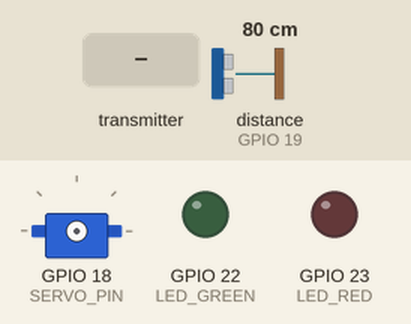
Simulated run of this sketch. Board: ESP32. Parts: servo, output pins drawn as LEDs (lit = HIGH). Wiring (from diagram.json): ultrasonic range finder: trigger GPIO 5; echo GPIO 19. The inputs (shaded band) are chosen by the test bench; at power-on: distance to the obstacle (sensor on GPIO 19) 80 cm. The echo pulse lasts 58.3 µs per cm; pins used as bus, display or sensor lines are not drawn; what the sketch prints to the serial monitor is not drawn.

Above: at 0.0 s.
At 1.7 s:
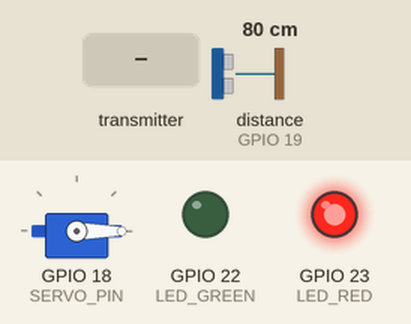
1.8 s: distance to the obstacle (sensor on GPIO 19) set to 2 cm
3.3 s: the transmitter starts sending unlock = 0
4.8 s: the transmitter starts sending unlock = 1
At 5.4 s:
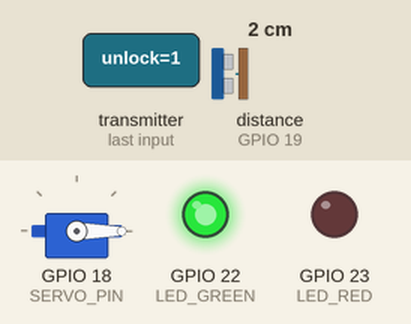
Timing chart, 0 to 16.9 s (numbered marks = the images above; inputs shaded):
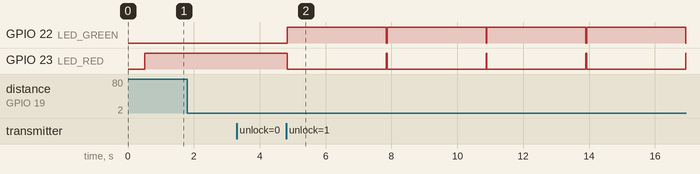

The sketch:

PestilloInteligente_ES1.ino
```cpp
/**
 * ============================================================================
 * PROYECTO: SISTEMA DE PESTILLO INTELIGENTE IoT DISTRIBUIDO (ES1)
 * ASIGNATURA: Aplicaciones Móviles para IoT (TI3042) - INACAP
 * INTEGRANTES: Nicolás Anrique, Camilo Núñez, Diego Ibeas
 * FECHA: Septiembre 2026
 *
 * DESCRIPCIÓN:
 * Firmware unificado para la simulación y despliegue del sistema distribuido.
 * Implementa comunicación Peer-to-Peer mediante ESP-NOW sobre Wi-Fi (2.4 GHz).
 * - NODO SENSOR (Exterior): Lee HC-SR04 (< 8cm) y emite trama de apertura.
 * - NODO ACTUADOR (Interior): Recibe trama vía interrupción OnDataRecv y acciona
 *   el micro-servomotor SG90 a 90° (abierto) por 3 segundos, retornando a 0°.
 * ============================================================================
 */

#include <esp_now.h>
#include <WiFi.h>
#include <ESP32Servo.h>

// --- ASIGNACIÓN DE PINES ---
#define TRIG_PIN 5     // Pin Trigger Sensor Ultrasónico (Nodo Sensor)
#define ECHO_PIN 19    // Pin Echo Sensor Ultrasónico (Nodo Sensor)
#define SERVO_PIN 18   // Pin Señal PWM Servomotor SG90 (Nodo Actuador)
#define LED_GREEN 22   // Indicador Acceso / Desbloqueado (Opcional)
#define LED_RED 23     // Indicador Bloqueado / Reposo (Opcional)

// --- ESTRUCTURA DE MENSAJE ESP-NOW ---
typedef struct struct_message {
  bool unlock;         // true: Orden de retracción / apertura
  uint32_t msg_id;     // Identificador de secuencia del mensaje
} struct_message;

struct_message txData; // Datos a transmitir (Sensor)
struct_message rxData; // Datos recibidos (Actuador)

// --- DIRECCIÓN DE BROADCAST / PEER ---
// Para compatibilidad con simulación en Wokwi se utiliza Broadcast (FF:FF:FF:FF:FF:FF).
// En despliegue de hardware con cifrado Unicast, se reemplaza por la MAC física del receptor.
uint8_t broadcastAddress[] = {0xFF, 0xFF, 0xFF, 0xFF, 0xFF, 0xFF};
esp_now_peer_info_t peerInfo;

// --- INSTANCIAS DE CONTROL ---
Servo latchServo;
uint32_t messageCounter = 0;
unsigned long lastSensorRead = 0;
const unsigned long SENSOR_INTERVAL = 100; // Sondeo cada 100ms

// --- CALLBACK DE RECEPCIÓN (NODO ACTUADOR) ---
void OnDataRecv(const esp_now_recv_info_t *recv_info, const uint8_t *incomingData, int len) {
  memcpy(&rxData, incomingData, sizeof(rxData));

  Serial.println("\n------------------------------------------------");
  Serial.printf("[ACTUADOR ESP-NOW] Trama recibida (%d bytes) | MsgID: %u\n", len, rxData.msg_id);

  if (rxData.unlock) {
    Serial.println("[ACTUADOR] -> ORDEN VALIDADA: APERTURA SOLICITADA");
    Serial.println("[ACTUADOR] -> Accionando Servo: RETRAYENDO PESTILLO (90°)");

    digitalWrite(LED_RED, LOW);
    digitalWrite(LED_GREEN, HIGH);

    latchServo.write(90);
    delay(3000); // Mantiene la puerta abierta durante 3 segundos

    Serial.println("[ACTUADOR] -> Tiempo de paso expirado (3000 ms).");
    Serial.println("[ACTUADOR] -> Accionando Servo: PROYECTANDO PESTILLO (0°)");

    latchServo.write(0);
    digitalWrite(LED_GREEN, LOW);
    digitalWrite(LED_RED, HIGH);

    Serial.println("[ACTUADOR] -> Estado: PUERTA BLOQUEADA (REPOSO)");
  }
  Serial.println("------------------------------------------------");
}

// --- CALLBACK DE ENVÍO (NODO SENSOR - OPCIONAL PARA TELEMETRÍA) ---
void OnDataSent(const uint8_t *mac_addr, esp_now_send_status_t status) {
  Serial.print("[SENSOR ESP-NOW] Estado de transmisión del paquete: ");
  Serial.println(status == ESP_NOW_SEND_SUCCESS ? "ENTREGA EXITOSA (ACK)" : "FALLO EN ENVÍO");
}

void setup() {
  Serial.begin(115200);
  delay(500);

  Serial.println("\n==================================================");
  Serial.println("   INICIALIZANDO SISTEMA DE PESTILLO INTELIGENTE  ");
  Serial.println("   TI3042 - INACAP // EVALUACIÓN SUMATIVA 1 (ES1) ");
  Serial.println("==================================================");

  // Configuración de Pines I/O
  pinMode(TRIG_PIN, OUTPUT);
  pinMode(ECHO_PIN, INPUT);
  pinMode(LED_GREEN, OUTPUT);
  pinMode(LED_RED, OUTPUT);

  // Inicialización del Servomotor (LEDC Hardware PWM)
  latchServo.setPeriodHertz(50); // Frecuencia estándar SG90: 50 Hz
  latchServo.attach(SERVO_PIN, 500, 2400); // Rango de pulso: 500us a 2400us
  latchServo.write(0); // Posición inicial: 0° (Bloqueado)

  digitalWrite(LED_RED, HIGH);
  digitalWrite(LED_GREEN, LOW);

  // Configuración de Wi-Fi en Modo Estación (Requerido por ESP-NOW)
  WiFi.mode(WIFI_STA);
  WiFi.disconnect();

  Serial.print("[WIFI] Modo Station activo. MAC Local: ");
  Serial.println(WiFi.macAddress());

  // Inicialización del protocolo ESP-NOW
  if (esp_now_init() != ESP_OK) {
    Serial.println("❌ [ERROR CRÍTICO] Falló la inicialización de ESP-NOW.");
    return;
  }
  Serial.println("✅ [ESP-NOW] Protocolo inicializado correctamente.");

  // Registro de Callbacks
  esp_now_register_recv_cb(OnDataRecv);
  esp_now_register_send_cb(OnDataSent);

  // Registro del Peer (Receptor Broadcast)
  memcpy(peerInfo.peer_addr, broadcastAddress, 6);
  peerInfo.channel = 0;     // Canal automático de radiofrecuencia Wi-Fi
  peerInfo.encrypt = false; // Sin cifrado en modo broadcast para Wokwi

  if (esp_now_add_peer(&peerInfo) != ESP_OK) {
    Serial.println("❌ [ERROR] No se pudo registrar el peer de destino.");
    return;
  }
  Serial.println("✅ [ESP-NOW] Peer registrado exitosamente.");
  Serial.println("[SISTEMA] Listo. Escuchando eventos y sondeo ultrasónico...\n");
}

void loop() {
  unsigned long currentMillis = millis();

  // Sondeo periódico del Sensor Ultrasónico
  if (currentMillis - lastSensorRead >= SENSOR_INTERVAL) {
    lastSensorRead = currentMillis;

    // Disparo del pulso ultrasónico (Trigger 10us)
    digitalWrite(TRIG_PIN, LOW);
    delayMicroseconds(2);
    digitalWrite(TRIG_PIN, HIGH);
    delayMicroseconds(10);
    digitalWrite(TRIG_PIN, LOW);

    // Medición del ancho de pulso con timeout de 30ms (no bloqueante para distancias largas)
    long duration = pulseIn(ECHO_PIN, HIGH, 30000);

    if (duration > 0) {
      // Cálculo de distancia física: Distancia (cm) = (Tiempo * Velocidad_Sonido) / 2
      int distance = duration * 0.034 / 2;

      // Umbral de detección: Menor a 8 cm (Request-to-Exit)
      if (distance > 0 && distance < 8) {
        messageCounter++;
        Serial.printf("\n[SENSOR] ¡PRESENCIA DETECTADA! Distancia: %d cm (< 8 cm)\n", distance);
        Serial.printf("[SENSOR] Preparando paquete ESP-NOW (MsgID: %u)...\n", messageCounter);

        txData.unlock = true;
        txData.msg_id = messageCounter;

        // Transmisión inalámbrica P2P directa
        esp_err_t result = esp_now_send(broadcastAddress, (uint8_t *) &txData, sizeof(txData));

        if (result == ESP_OK) {
          Serial.println("[SENSOR] -> Paquete emitido al éter correctamente.");
        } else {
          Serial.printf("[SENSOR] -> Error al emitir paquete: %d\n", result);
        }

        // Periodo de enfriamiento para evitar ráfagas múltiples ante la misma mano
        delay(3500);
      }
    }
  }
}
```

Measured:
- after the input at 1.8 s, every drawn part: stays the same
- after the input at 3.3 s, every drawn part: stays the same
- after the input at 4.8 s, GPIO 22 (LED_GREEN): alternates HIGH for 3.0 s and LOW for 0.03 s, starting at once; GPIO 23 (LED_RED): alternates HIGH for 0.03 s and LOW for 3.0 s, starting at once
